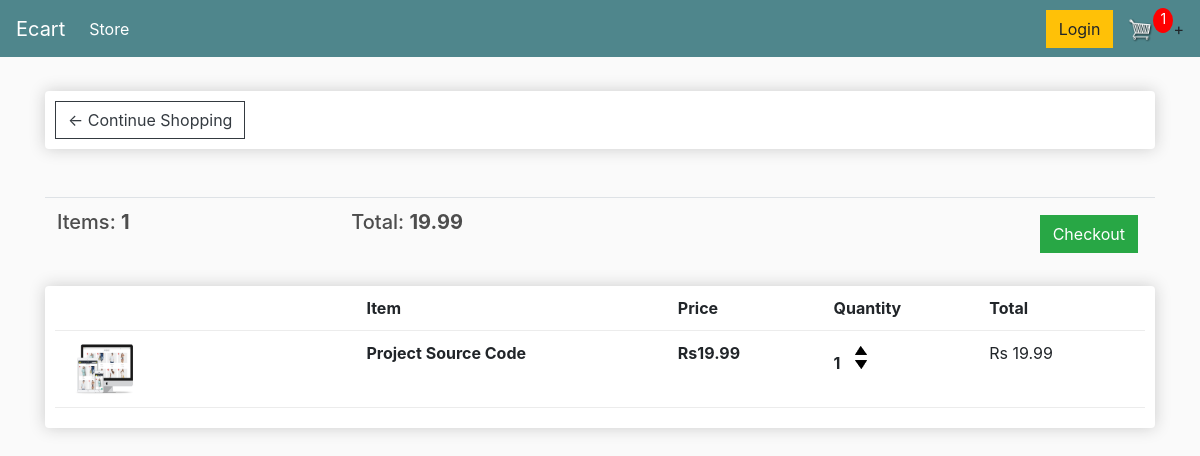
/cart/ (signed in), run on an earlier commit of the app's database.
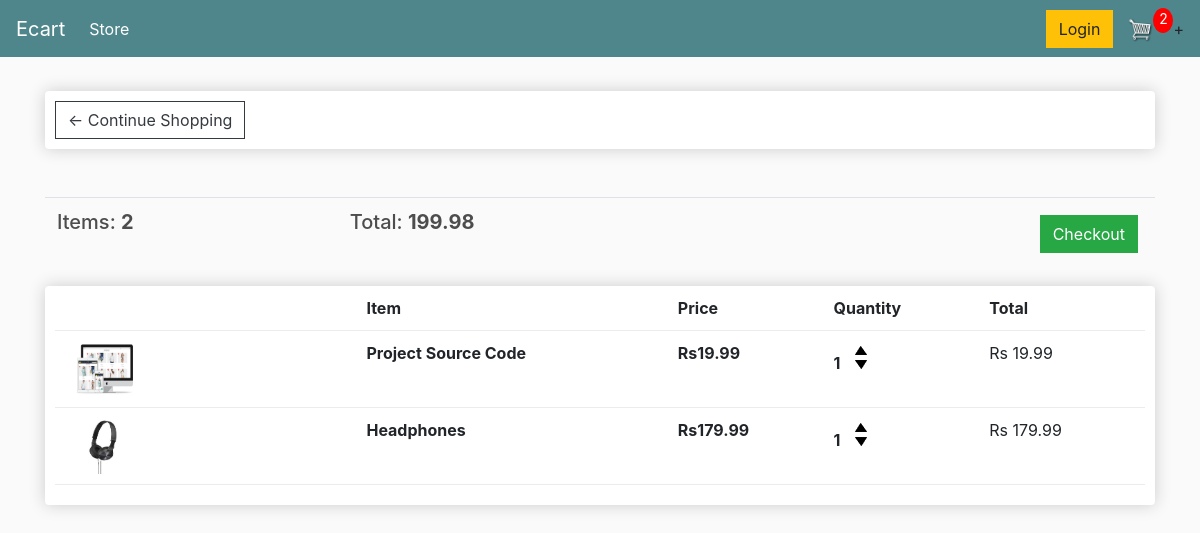
And on a later commit of the database.
### store/models.py (models this page shows, shortened)
class Order(models.Model):
    customer = models.ForeignKey(Customer, on_delete=models.SET_NULL,blank=True,null=True)
    date_ordered = models.DateTimeField(auto_now_add=True)
    complete = models.BooleanField(default=False, null=True, blank=True)
    transaction_id = models.CharField(max_length=200, null=True)
    @property
    def get_cart_total(self):
        orderitems = self.orderitem_set.all()
        total = sum([item.get_total for item in orderitems])
        return total
    @property
    def get_cart_items(self):
        orderitems = self.orderitem_set.all()
        total = sum([item.quantity for item in orderitems])
        return total

class OrderItem(models.Model):
    product = models.ForeignKey(Product, on_delete=models.SET_NULL, blank=True, null=True)
    order = models.ForeignKey(Order, on_delete=models.SET_NULL, blank=True, null=True)
    quantity = models.IntegerField(default=0, null=True, blank=True)
    date_added = models.DateTimeField(auto_now_add=True)
    @property
    def get_total(self):
        total = self.product.price * self.quantity
        return total

class Product(models.Model):
    name = models.CharField(max_length=200, null=True)
    price = models.FloatField()
    digital = models.BooleanField(default=False, null=True, blank=False)
    image = models.ImageField(null=True,blank=True)
    @property
    def imageURL(self):
        try:
            url = self.image.url
        except:
            url = ''
        return url

### store/views.py (the view)
# urls.py: path('cart/',views.cart, name = "cart"),
def cart(request):
    if request.user.is_authenticated:
        customer = request.user.customer
        order, created = Order.objects.get_or_create(customer=customer, complete=False)
        items = order.orderitem_set.all()
        cartItems = order.get_cart_items
    else:
        items = []
        order = {'get_cart_total':0, 'get_cart_items': 0}
        cartItems = order['get_cart_items']
    context ={ 'items' :items,'order': order, 'cartItems':cartItems,'shipping':False }
    return render(request,'store/cart.html',context)

### store/templates/store/cart.html
{% extends 'store/main.html' %} {% load static %} {% block content %}
<div class="row">
    <div class="col-lg-12">
        <div class="box-element">
            <a class="btn btn-outline-dark" href="{% url 'store' %}">&#x2190; Continue Shopping</a>
        </div>
        <br>
        <br>
        <table class="table">
            <tr>
                <th>
                    <h5>Items: <strong>{{order.get_cart_items}}</strong></h5>
                </th>
                <th>
                    <h5>Total: <strong>{{order.get_cart_total|floatformat:2}}</strong></h5>
                </th>
                <th>
                    <a style="float: right; margin:5px;" class="btn btn-success" href=" {% url 'checkout' %} ">Checkout</a>
                </th>
            </tr>
        </table>
        <div class="box-element">
            <div class="cart-row">
                <div style="flex: 2"></div>
                <div style="flex: 2"><strong>Item</strong></div>
                <div style="flex: 1"><strong>Price</strong></div>
                <div style="flex: 1"><strong>Quantity</strong></div>
                <div style="flex: 1"><strong>Total</strong></div>
            </div>
            {% for item in items %}
            <div class="cart-row">
                <div style="flex: 2"><img class="row-image" src="{{item.product.imageURL}}" alt="placeholder"></div>
                <div style="flex: 2"><strong>{{item.product.name}}</strong></div>
                <div style="flex: 1"><strong>Rs{{item.product.price|floatformat:2}}</strong></div>
                <div style="flex: 1">
                    <p class="quantity">{{item.quantity}}</p>
                    <div class="quantity">
                        <img data-product="{{item.product.id}}" data-action="add" class="chg-quantity update-cart" src="{% static 'images/arrow-up.png' %} " alt="up-arrow">
                        <img data-product=" {{item.product.id}} " data-action="remove" class="chg-quantity update-cart" src="{% static 'images/arrow-down.png' %} " alt="down-arrow">
                    </div>
                </div>
                <div style="flex: 1 ">Rs {{item.get_total}}</div>
            </div>
            {% endfor %}
        </div>
    </div>
</div>
{% endblock content %}

### store/templates/store/main.html (shortened to what this page needs)
<!DOCTYPE html>
<html>
{% load static %}
<head>
    <link rel="stylesheet" href="{% static 'bootstrap/css/bootstrap.min.css' %}">
    <link rel="stylesheet" type="text/css" href=" {% static 'css/main.css' %} ">
</head>
<body>
    <nav class="navbar navbar-expand-lg navbar-dark bg-dark">
        <a class="navbar-brand" href="{% url 'store' %}">Ecart</a>
        <div class="collapse navbar-collapse" id="navbarSupportedContent">
            <ul class="navbar-nav mr-auto">
                <li class="nav-item active">
                    <a class="nav-link" href="{% url 'store' %}">Store <span class="sr-only">(current)</span></a>
                </li>
            </ul>
            <div class="form-inline my-2 my-lg-0">
                <a href="#" class="btn btn-warning">Login</a>
                <a href="{% url 'cart' %}">
                    <img id="cart-icon" src="{% static 'images/cart.png' %}">
                </a>
                <p id="cart-total">{{cartItems}}</p>
            </div>
            +
        </div>
    </nav>
    <div class="container">
        <br> {% block content %} {% endblock content %}
    </div>
</body>
</html>

### static/css/main.css (style rules this page uses)
body { background-color: hsl(0, 0%, 98%); }
h1, h2, h3, h4, h5, h6 { color: hsl(0, 0%, 30%); }
.box-element { box-shadow: hsl(0, 0%, 80%) 0 0 16px; background-color: #fff; border-radius: 4px; padding: 10px; }
.bg-dark { background-color: #4f868c!important; }
#cart-icon { width: 25px; display: inline-block; margin-left: 15px; }
#cart-total { display: block; text-align: center; color: #fff; background-color: red; width: 20px; height: 25px; border-radius: 50%; font-size: 14px; }
.col-lg-4, .col-lg-6, .col-lg-8, .col-lg-12 { margin-top: 10px; }
.btn { border-radius: 0; }
.row-image { width: 100px; }
.cart-row { display: flex!important; align-items: flex-stretch!important; padding-bottom: 10px; margin-bottom: 10px; border-bottom: 1px solid #ececec; }
.quantity { display: inline-block; font-weight: 700; padding-right: 10px; }
.chg-quantity { width: 12px; cursor: pointer; display: block; margin-top: 5px; transition: .1s; }

What changed in the data, as far as the page shows it:
computed for Order: get_cart_items "1" → "2"; get_cart_total "19.99" → "199.98"
added OrderItem: product.imageURL (picture), product.name "Headphones", product.price "179.99", quantity "1", get_total "179.99"
Also different on the page:
{{ cartItems }}: "1" → "2"
